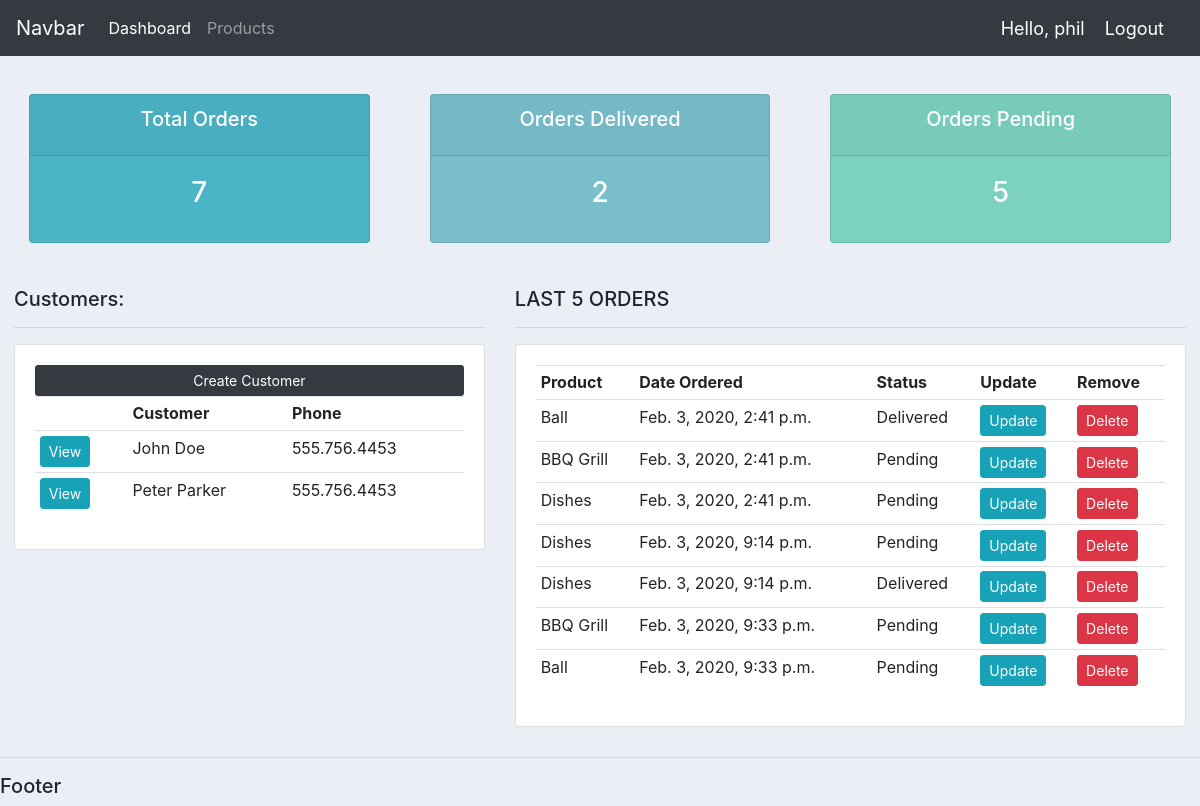
The app's page / (signed in) with its own data.
### accounts/models.py (models this page shows, shortened)
class Customer(models.Model):
    name = models.CharField(max_length=200, null=True)
    phone = models.CharField(max_length=200, null=True)
    email = models.CharField(max_length=200, null=True)
    date_created = models.DateTimeField(auto_now_add=True, null=True)

class Order(models.Model):
    STATUS = (
        ('Pending', 'Pending'),
        ('Out for delivery', 'Out for delivery'),
        ('Delivered', 'Delivered')
    )
    customer = models.ForeignKey(Customer, null=True, on_delete= models.SET_NULL)
    product = models.ForeignKey(Product, null=True, on_delete= models.SET_NULL)
    date_created = date_created = models.DateTimeField(auto_now_add=True, null=True)
    status = models.CharField(max_length=200, null=True, choices=STATUS)
    note = models.CharField(max_length=1000, null=True)

class Product(models.Model):
    CATEGORY = (
        ('Indoor', 'Indoor'),
        ('Outdoor', 'Outdoor'),
    )
    name = models.CharField(max_length=200, null=True)
    price = models.FloatField(null=True)
    category = models.CharField(max_length=200, null=True, choices=CATEGORY)
    description = models.CharField(max_length=200, null=True, blank=True)
    tags = models.ManyToManyField(Tag)
    date_created = date_created = models.DateTimeField(auto_now_add=True, null=True)
    def __str__(self):
        return self.name

### accounts/decorators.py (the view)
        def wrapper_func(request, *args, **kwargs):
            group = None
            if request.user.groups.exists():
                group = request.user.groups.all()[0].name
            if group in allowed_roles:
                return view_func(request, *args, **kwargs)
            else:
                return HttpResponse("You are not authorized to view this page")
            return view_func(request, *args, **kwargs)

### accounts/views.py (called while the page is built)
@login_required(login_url="login")
@allowed_users(allowed_roles=['admin'])
@admin_only
def home(request):
    orders = Order.objects.all()
    customers = Customer.objects.all()
    total_customers = customers.count()
    total_orders = orders.count()
    delivered = orders.filter(status='Delivered').count()
    pending = orders.filter(status='Pending').count()
    context = {
    'orders': orders,
    'customers': customers,
    'total_orders': total_orders,
    'delivered': delivered,
    'pending': pending
    }
    return render(request, 'accounts/dashboard.html', context)

### accounts/templates/accounts/dashboard.html
{% extends 'accounts/main.html' %}
{% block content %}
{% include 'accounts/status.html' %}
<div class="row">
    <div class="col-md-5">
        <h5> Customers: </h5>
        <hr>
        <div class="card card-body">
            <a class="btn btn-sm btn-block bg-dark" style="color: white;"  href=""> Create Customer </a>
            <table class="table table-sm">
                <tr>
                    <th></th>
                    <th>
                        Customer
                    </th>
                    <th>
                        Phone
                    </th>
                </tr>
                {% for customer in customers %}
                <tr>
                    <td>
                        <a class="btn btn-sm btn-info" href="{% url 'customer' customer.id %}">
                            View
                        </a>
                    </td>
                    <td>
                        {{customer.name}}
                    </td>
                    <td>
                        {{customer.phone}}
                    </td>
                </tr>
                {% endfor %}
            </table>
        </div>
    </div>
    <div class="col-md-7">
        <h5> LAST 5 ORDERS </h5>
        <hr>
        <div class="card card-body">
            <table class="table table-sm">
                <tr>
                    <th>Product</th>
                    <th>Date Ordered</th>
                    <th>Status</th>
                    <th>Update</th>
                    <th>Remove</th>
                </tr>
                {% for order in orders %}
                <tr>
                    <td>
                        {{order.product}}
                    </td>
                    <td>
                        {{order.date_created}}
                    </td>
                    <td>
                        {{order.status}}
                    </td>
                    <td>
                        <a class="btn btn-sm btn-info" href="{% url 'update_order' order.id %}">Update</a>
                    </td>
                    <td>
                        <a class="btn btn-sm btn-danger" href="{% url 'delete_order' order.id %}">Delete</a>
                    </td>
                </tr>
                {% endfor %}
            </table>
        </div>
    </div>
</div>
{% endblock content %}

### accounts/templates/accounts/main.html (shortened to what this page needs)
{% load static %}
<!DOCTYPE html>
<html>
<head>
    <link rel="stylesheet" href="https://stackpath.bootstrapcdn.com/bootstrap/4.3.1/css/bootstrap.min.css"
>
    <link rel="stylesheet" type="text/css" href="{% static '/css/main.css' %}">
</head>
<body>
    {% include 'accounts/navbar.html' %}
    {% block content %}
    {%endblock%}
    <hr>
    <h5> Footer </h5>
</body>
</html>

### accounts/templates/accounts/navbar.html (shortened to what this page needs)
<nav class="navbar navbar-expand-lg navbar-dark bg-dark">
    <a class="navbar-brand" href="#">Navbar</a>
    <div class="collapse navbar-collapse" id="navbarNav">
        <ul class="navbar-nav">
            <li class="nav-item active">
                <a class="nav-link" href="{% url 'home' %}">Dashboard</a>
            </li>
            <li class="nav-item">
                <a class="nav-link" href="{% url 'products' %}">Products</a>
            </li>
        </ul>
    </div>
    <span class="hello-msg">Hello, {{request.user}} </span>
    <span><a class="hello-msg" href="{% url 'logout' %}">Logout</a></span>
</nav>

### accounts/templates/accounts/status.html
<br>
<div class="row">
    <div class="col">
        <div class="col-md">
            <div class="card text-center text-white mb-3" id="total-orders">
                <div class="card-header">
                    <h5 class="card-title">Total Orders</h5>
                </div>
                <div class="card-body">
                    <h3 class="card-title">{{total_orders}}</h3>
                </div>
            </div>
        </div>
    </div>
    <div class="col">
        <div class="col-md">
            <div class="card text-center text-white mb-3" id="orders-delivered">
                <div class="card-header">
                    <h5 class="card-title">Orders Delivered</h5>
                </div>
                <div class="card-body">
                    <h3 class="card-title">{{delivered}}</h3>
                </div>
            </div>
        </div>
    </div>
    <div class="col">
        <div class="col-md">
            <div class="card text-center text-white mb-3" id="orders-pending">
                <div class="card-header">
                    <h5 class="card-title"> Orders Pending </h5>
                </div>
                <div class="card-body">
                    <h3 class="card-title">{{pending}}</h3>
                </div>
            </div>
        </div>
    </div>
</div>

### assets/css/main.css (style rules this page uses)
body { background-color: #ebeff5; }
#total-orders { background-color: #4cb4c7; }
#orders-delivered { background-color: #7abecc; }
#orders-pending { background-color: #7CD1C0; }
.row { padding: 14px; }

### accounts/templates/accounts/navbar.html (style rules this page uses)
.hello-msg { font-size: 18px; color: #fff; margin-right: 20px; }

### records on screen
Customer: name "John Doe", phone "555.756.4453"
Customer: name "Peter Parker", phone "555.756.4453"
Order: product "Ball", date_created "Feb. 3, 2020, 2:41 p.m.", status "Delivered"
Order: product "BBQ Grill", date_created "Feb. 3, 2020, 2:41 p.m.", status "Pending"
Order: product "Dishes", date_created "Feb. 3, 2020, 2:41 p.m.", status "Pending"
Order: product "Dishes", date_created "Feb. 3, 2020, 9:14 p.m.", status "Pending"
Order: product "Dishes", date_created "Feb. 3, 2020, 9:14 p.m.", status "Delivered"
Order: product "BBQ Grill", date_created "Feb. 3, 2020, 9:33 p.m.", status "Pending"
Order: product "Ball", date_created "Feb. 3, 2020, 9:33 p.m.", status "Pending"

### other values on screen
{{ request.user }} "phil"
{{ total_orders }} "7"
{{ delivered }} "2"
{{ pending }} "5"
